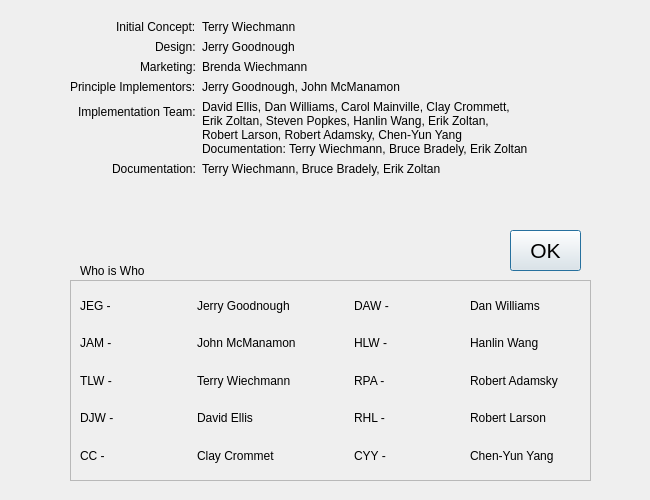
<?xml version="1.0" encoding="UTF-8"?>
<ui version="4.0">
 <class>Dialog2</class>
 <widget class="QDialog" name="Dialog2">
  <property name="enabled">
   <bool>true</bool>
  </property>
  <property name="geometry">
   <rect>
    <x>0</x>
    <y>0</y>
    <width>650</width>
    <height>500</height>
   </rect>
  </property>
  <property name="windowTitle">
   <string>Dialog</string>
  </property>
  <widget class="QPushButton" name="pushButton">
   <property name="geometry">
    <rect>
     <x>510</x>
     <y>230</y>
     <width>71</width>
     <height>41</height>
    </rect>
   </property>
   <property name="font">
    <font>
     <pointsize>16</pointsize>
     <fontweight>Light</fontweight>
    </font>
   </property>
   <property name="text">
    <string>OK</string>
   </property>
  </widget>
  <widget class="QWidget" name="formLayoutWidget">
   <property name="geometry">
    <rect>
     <x>70</x>
     <y>20</y>
     <width>521</width>
     <height>201</height>
    </rect>
   </property>
   <layout class="QFormLayout" name="formLayout">
    <property name="rowWrapPolicy">
     <enum>QFormLayout::DontWrapRows</enum>
    </property>
    <property name="labelAlignment">
     <set>Qt::AlignRight|Qt::AlignTrailing|Qt::AlignVCenter</set>
    </property>
    <property name="bottomMargin">
     <number>6</number>
    </property>
    <item row="0" column="1">
     <widget class="QLabel" name="label_4">
      <property name="text">
       <string>Terry Wiechmann</string>
      </property>
     </widget>
    </item>
    <item row="1" column="0">
     <widget class="QLabel" name="label_5">
      <property name="text">
       <string>Design:</string>
      </property>
     </widget>
    </item>
    <item row="1" column="1">
     <widget class="QLabel" name="label_6">
      <property name="text">
       <string>Jerry Goodnough</string>
      </property>
     </widget>
    </item>
    <item row="2" column="0">
     <widget class="QLabel" name="label_7">
      <property name="text">
       <string>Marketing:</string>
      </property>
     </widget>
    </item>
    <item row="2" column="1">
     <widget class="QLabel" name="label_8">
      <property name="text">
       <string>Brenda Wiechmann</string>
      </property>
     </widget>
    </item>
    <item row="3" column="0">
     <widget class="QLabel" name="label_9">
      <property name="text">
       <string>Principle Implementors:</string>
      </property>
     </widget>
    </item>
    <item row="3" column="1">
     <widget class="QLabel" name="label_10">
      <property name="text">
       <string>Jerry Goodnough, John McManamon</string>
      </property>
     </widget>
    </item>
    <item row="4" column="0">
     <widget class="QLabel" name="label_11">
      <property name="text">
       <string>Implementation Team:</string>
      </property>
     </widget>
    </item>
    <item row="4" column="1">
     <widget class="QLabel" name="label_12">
      <property name="text">
       <string>David Ellis, Dan Williams, Carol Mainville, Clay Crommett, 
Erik Zoltan, Steven Popkes, Hanlin Wang, Erik Zoltan, 
Robert Larson, Robert Adamsky, Chen-Yun Yang
Documentation: Terry Wiechmann, Bruce Bradely, Erik Zoltan</string>
      </property>
     </widget>
    </item>
    <item row="5" column="0">
     <widget class="QLabel" name="label_13">
      <property name="text">
       <string>Documentation:</string>
      </property>
     </widget>
    </item>
    <item row="5" column="1">
     <widget class="QLabel" name="label_14">
      <property name="text">
       <string>Terry Wiechmann, Bruce Bradely, Erik Zoltan</string>
      </property>
     </widget>
    </item>
    <item row="0" column="0">
     <widget class="QLabel" name="label_3">
      <property name="text">
       <string>Initial Concept:</string>
      </property>
     </widget>
    </item>
   </layout>
  </widget>
  <widget class="QWidget" name="gridLayoutWidget">
   <property name="geometry">
    <rect>
     <x>80</x>
     <y>290</y>
     <width>501</width>
     <height>181</height>
    </rect>
   </property>
   <layout class="QGridLayout" name="gridLayout">
    <item row="1" column="0">
     <widget class="QLabel" name="label_15">
      <property name="text">
       <string>JAM -</string>
      </property>
     </widget>
    </item>
    <item row="4" column="4">
     <widget class="QLabel" name="label_28">
      <property name="text">
       <string>CYY -</string>
      </property>
     </widget>
    </item>
    <item row="2" column="5">
     <widget class="QLabel" name="label_31">
      <property name="text">
       <string>Robert Adamsky</string>
      </property>
     </widget>
    </item>
    <item row="4" column="1">
     <widget class="QLabel" name="label_23">
      <property name="text">
       <string>Clay Crommet</string>
      </property>
     </widget>
    </item>
    <item row="2" column="0">
     <widget class="QLabel" name="label_16">
      <property name="text">
       <string>TLW -</string>
      </property>
     </widget>
    </item>
    <item row="1" column="1">
     <widget class="QLabel" name="label_20">
      <property name="text">
       <string>John McManamon</string>
      </property>
     </widget>
    </item>
    <item row="0" column="5">
     <widget class="QLabel" name="label_29">
      <property name="text">
       <string>Dan Williams</string>
      </property>
     </widget>
    </item>
    <item row="1" column="4">
     <widget class="QLabel" name="label_25">
      <property name="text">
       <string>HLW -</string>
      </property>
     </widget>
    </item>
    <item row="0" column="1">
     <widget class="QLabel" name="label_19">
      <property name="text">
       <string>Jerry Goodnough</string>
      </property>
     </widget>
    </item>
    <item row="2" column="4">
     <widget class="QLabel" name="label_26">
      <property name="text">
       <string>RPA -</string>
      </property>
     </widget>
    </item>
    <item row="0" column="2" rowspan="5">
     <spacer name="verticalSpacer">
      <property name="orientation">
       <enum>Qt::Vertical</enum>
      </property>
      <property name="sizeType">
       <enum>QSizePolicy::Preferred</enum>
      </property>
      <property name="sizeHint" stdset="0">
       <size>
        <width>20</width>
        <height>40</height>
       </size>
      </property>
     </spacer>
    </item>
    <item row="3" column="4">
     <widget class="QLabel" name="label_27">
      <property name="text">
       <string>RHL -</string>
      </property>
     </widget>
    </item>
    <item row="3" column="1">
     <widget class="QLabel" name="label_22">
      <property name="text">
       <string>David Ellis</string>
      </property>
     </widget>
    </item>
    <item row="4" column="5">
     <widget class="QLabel" name="label_33">
      <property name="text">
       <string>Chen-Yun Yang</string>
      </property>
     </widget>
    </item>
    <item row="2" column="1">
     <widget class="QLabel" name="label_21">
      <property name="text">
       <string>Terry Wiechmann</string>
      </property>
     </widget>
    </item>
    <item row="0" column="0">
     <widget class="QLabel" name="label_2">
      <property name="text">
       <string>JEG -</string>
      </property>
     </widget>
    </item>
    <item row="3" column="5">
     <widget class="QLabel" name="label_32">
      <property name="text">
       <string>Robert Larson</string>
      </property>
     </widget>
    </item>
    <item row="4" column="0">
     <widget class="QLabel" name="label_18">
      <property name="text">
       <string>CC -</string>
      </property>
     </widget>
    </item>
    <item row="3" column="0">
     <widget class="QLabel" name="label_17">
      <property name="text">
       <string>DJW -</string>
      </property>
     </widget>
    </item>
    <item row="1" column="5">
     <widget class="QLabel" name="label_30">
      <property name="text">
       <string>Hanlin Wang</string>
      </property>
     </widget>
    </item>
    <item row="0" column="4">
     <widget class="QLabel" name="label_24">
      <property name="text">
       <string>DAW -</string>
      </property>
     </widget>
    </item>
    <item row="0" column="3" rowspan="5">
     <spacer name="verticalSpacer_2">
      <property name="orientation">
       <enum>Qt::Vertical</enum>
      </property>
      <property name="sizeHint" stdset="0">
       <size>
        <width>20</width>
        <height>40</height>
       </size>
      </property>
     </spacer>
    </item>
   </layout>
  </widget>
  <widget class="QFrame" name="frame">
   <property name="geometry">
    <rect>
     <x>70</x>
     <y>280</y>
     <width>521</width>
     <height>201</height>
    </rect>
   </property>
   <property name="frameShape">
    <enum>QFrame::StyledPanel</enum>
   </property>
   <property name="frameShadow">
    <enum>QFrame::Raised</enum>
   </property>
  </widget>
  <widget class="QLabel" name="label">
   <property name="geometry">
    <rect>
     <x>80</x>
     <y>250</y>
     <width>101</width>
     <height>41</height>
    </rect>
   </property>
   <property name="styleSheet">
    <string notr="true"/>
   </property>
   <property name="text">
    <string>Who is Who</string>
   </property>
   <property name="wordWrap">
    <bool>true</bool>
   </property>
  </widget>
 </widget>
 <resources/>
 <connections/>
</ui>
